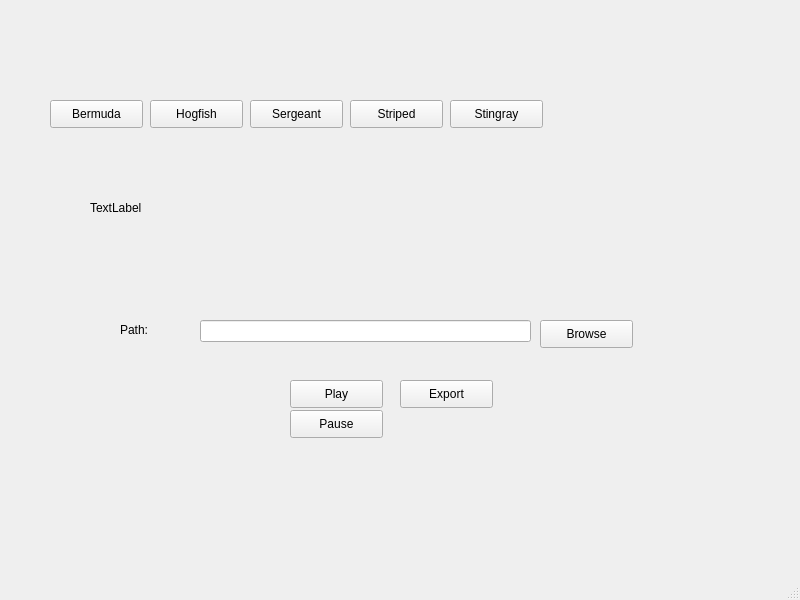
<?xml version="1.0" encoding="UTF-8"?>
<ui version="4.0">
 <class>MainWindow</class>
 <widget class="QMainWindow" name="MainWindow">
  <property name="geometry">
   <rect>
    <x>0</x>
    <y>0</y>
    <width>800</width>
    <height>600</height>
   </rect>
  </property>
  <property name="windowTitle">
   <string>MainWindow</string>
  </property>
  <widget class="QWidget" name="centralwidget">
   <widget class="QLabel" name="label">
    <property name="geometry">
     <rect>
      <x>90</x>
      <y>200</y>
      <width>171</width>
      <height>16</height>
     </rect>
    </property>
    <property name="text">
     <string>TextLabel</string>
    </property>
   </widget>
   <widget class="QLineEdit" name="lineEdit_path">
    <property name="geometry">
     <rect>
      <x>200</x>
      <y>320</y>
      <width>331</width>
      <height>22</height>
     </rect>
    </property>
   </widget>
   <widget class="QLabel" name="label_2">
    <property name="geometry">
     <rect>
      <x>120</x>
      <y>320</y>
      <width>76</width>
      <height>20</height>
     </rect>
    </property>
    <property name="text">
     <string>Path:</string>
    </property>
   </widget>
   <widget class="QPushButton" name="Playbtn">
    <property name="geometry">
     <rect>
      <x>290</x>
      <y>380</y>
      <width>93</width>
      <height>28</height>
     </rect>
    </property>
    <property name="text">
     <string>Play</string>
    </property>
   </widget>
   <widget class="QPushButton" name="Exportbtn">
    <property name="geometry">
     <rect>
      <x>400</x>
      <y>380</y>
      <width>93</width>
      <height>28</height>
     </rect>
    </property>
    <property name="text">
     <string>Export</string>
    </property>
   </widget>
   <widget class="QPushButton" name="Pausebtn">
    <property name="geometry">
     <rect>
      <x>290</x>
      <y>410</y>
      <width>93</width>
      <height>28</height>
     </rect>
    </property>
    <property name="text">
     <string>Pause</string>
    </property>
   </widget>
   <widget class="QPushButton" name="Browsebtn">
    <property name="geometry">
     <rect>
      <x>540</x>
      <y>320</y>
      <width>93</width>
      <height>28</height>
     </rect>
    </property>
    <property name="text">
     <string>Browse</string>
    </property>
   </widget>
   <!-- Add buttons for fish classes -->
   <widget class="QPushButton" name="bermudabtn">
    <property name="geometry">
     <rect>
      <x>50</x>
      <y>100</y>
      <width>93</width>
      <height>28</height>
     </rect>
    </property>
    <property name="text">
     <string>Bermuda</string>
    </property>
   </widget>
   <widget class="QPushButton" name="hogfishbtn">
    <property name="geometry">
     <rect>
      <x>150</x>
      <y>100</y>
      <width>93</width>
      <height>28</height>
     </rect>
    </property>
    <property name="text">
     <string>Hogfish</string>
    </property>
   </widget>
   <widget class="QPushButton" name="sergeantbtn">
    <property name="geometry">
     <rect>
      <x>250</x>
      <y>100</y>
      <width>93</width>
      <height>28</height>
     </rect>
    </property>
    <property name="text">
     <string>Sergeant</string>
    </property>
   </widget>
   <widget class="QPushButton" name="stripedbtn">
    <property name="geometry">
     <rect>
      <x>350</x>
      <y>100</y>
      <width>93</width>
      <height>28</height>
     </rect>
    </property>
    <property name="text">
     <string>Striped</string>
    </property>
   </widget>
   <widget class="QPushButton" name="stingraybtn">
    <property name="geometry">
     <rect>
      <x>450</x>
      <y>100</y>
      <width>93</width>
      <height>28</height>
     </rect>
    </property>
    <property name="text">
     <string>Stingray</string>
    </property>
   </widget>
  </widget>
  <widget class="QMenuBar" name="menubar"/>
  <widget class="QStatusBar" name="statusbar"/>
 </widget>
 <resources/>
 <connections/>
</ui>
